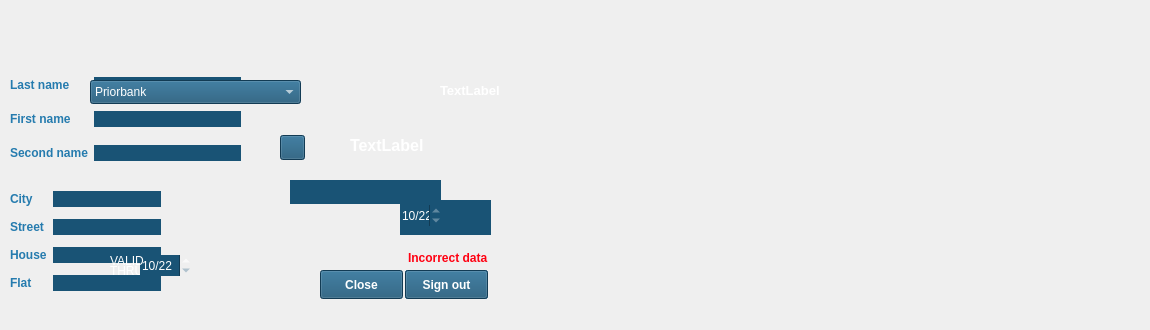
<?xml version="1.0" encoding="UTF-8"?>
<ui version="4.0">
 <class>Account_information</class>
 <widget class="QDialog" name="Account_information">
  <property name="geometry">
   <rect>
    <x>0</x>
    <y>0</y>
    <width>1150</width>
    <height>330</height>
   </rect>
  </property>
  <property name="windowTitle">
   <string>Dialog</string>
  </property>
  <widget class="QWidget" name="gridLayoutWidget">
   <property name="geometry">
    <rect>
     <x>10</x>
     <y>65</y>
     <width>231</width>
     <height>108</height>
    </rect>
   </property>
   <layout class="QGridLayout" name="gridLayout_FullName">
    <item row="1" column="1">
     <widget class="QLineEdit" name="lineEdit_firstName">
      <property name="styleSheet">
       <string notr="true">color: rgb(255, 255, 255);
selection-color: rgb(3, 224, 249);
selection-background-color: rgb(3, 224, 249);
gridline-color: rgb(25, 83, 117);
border-color: rgb(25, 83, 117);
background-color: rgb(25, 83, 117);</string>
      </property>
      <property name="frame">
       <bool>false</bool>
      </property>
      <property name="readOnly">
       <bool>true</bool>
      </property>
     </widget>
    </item>
    <item row="2" column="0">
     <widget class="QLabel" name="label_secondName">
      <property name="font">
       <font>
        <bold>true</bold>
       </font>
      </property>
      <property name="styleSheet">
       <string notr="true">color: rgb(37, 123, 174);</string>
      </property>
      <property name="text">
       <string>Second name</string>
      </property>
     </widget>
    </item>
    <item row="0" column="1">
     <widget class="QLineEdit" name="lineEdit_lastName">
      <property name="styleSheet">
       <string notr="true">color: rgb(255, 255, 255);
selection-color: rgb(3, 224, 249);
selection-background-color: rgb(3, 224, 249);
gridline-color: rgb(25, 83, 117);
border-color: rgb(25, 83, 117);
background-color: rgb(25, 83, 117);</string>
      </property>
      <property name="frame">
       <bool>false</bool>
      </property>
      <property name="readOnly">
       <bool>true</bool>
      </property>
     </widget>
    </item>
    <item row="1" column="0">
     <widget class="QLabel" name="label_firstName">
      <property name="font">
       <font>
        <bold>true</bold>
       </font>
      </property>
      <property name="styleSheet">
       <string notr="true">color: rgb(37, 123, 174);</string>
      </property>
      <property name="text">
       <string>First name</string>
      </property>
     </widget>
    </item>
    <item row="2" column="1">
     <widget class="QLineEdit" name="lineEdit_secondName">
      <property name="styleSheet">
       <string notr="true">color: rgb(255, 255, 255);
selection-color: rgb(3, 224, 249);
selection-background-color: rgb(3, 224, 249);
gridline-color: rgb(25, 83, 117);
border-color: rgb(25, 83, 117);
background-color: rgb(25, 83, 117);</string>
      </property>
      <property name="frame">
       <bool>false</bool>
      </property>
      <property name="readOnly">
       <bool>true</bool>
      </property>
     </widget>
    </item>
    <item row="0" column="0">
     <widget class="QLabel" name="label_lastName">
      <property name="font">
       <font>
        <bold>true</bold>
       </font>
      </property>
      <property name="styleSheet">
       <string notr="true">color: rgb(37, 123, 174);</string>
      </property>
      <property name="text">
       <string>Last name</string>
      </property>
     </widget>
    </item>
   </layout>
   <zorder>lineEdit_secondName</zorder>
   <zorder>lineEdit_firstName</zorder>
   <zorder>lineEdit_lastName</zorder>
   <zorder>label_secondName</zorder>
   <zorder>label_firstName</zorder>
   <zorder>label_lastName</zorder>
  </widget>
  <widget class="QLineEdit" name="lineEdit_pinCode">
   <property name="geometry">
    <rect>
     <x>400</x>
     <y>200</y>
     <width>91</width>
     <height>35</height>
    </rect>
   </property>
   <property name="sizeIncrement">
    <size>
     <width>0</width>
     <height>0</height>
    </size>
   </property>
   <property name="font">
    <font>
     <pointsize>26</pointsize>
     <italic>false</italic>
     <bold>false</bold>
     <kerning>true</kerning>
    </font>
   </property>
   <property name="styleSheet">
    <string notr="true">color: rgb(255, 255, 255);
selection-color: rgb(3, 224, 249);
selection-background-color: rgb(3, 224, 249);
gridline-color: rgb(25, 83, 117);
border-color: rgb(25, 83, 117);
background-color: rgb(25, 83, 117);</string>
   </property>
   <property name="maxLength">
    <number>4</number>
   </property>
   <property name="frame">
    <bool>false</bool>
   </property>
   <property name="echoMode">
    <enum>QLineEdit::Password</enum>
   </property>
   <property name="cursorPosition">
    <number>0</number>
   </property>
  </widget>
  <widget class="QLabel" name="label_pinCode_png">
   <property name="geometry">
    <rect>
     <x>400</x>
     <y>120</y>
     <width>91</width>
     <height>81</height>
    </rect>
   </property>
   <property name="text">
    <string/>
   </property>
   <property name="pixmap">
    <pixmap>pin-code.png</pixmap>
   </property>
   <property name="scaledContents">
    <bool>true</bool>
   </property>
  </widget>
  <widget class="QLabel" name="label_money">
   <property name="geometry">
    <rect>
     <x>350</x>
     <y>130</y>
     <width>131</width>
     <height>31</height>
    </rect>
   </property>
   <property name="font">
    <font>
     <pointsize>12</pointsize>
     <bold>true</bold>
    </font>
   </property>
   <property name="styleSheet">
    <string notr="true">color:rgb(255,255,255);</string>
   </property>
   <property name="text">
    <string>TextLabel</string>
   </property>
  </widget>
  <widget class="QLabel" name="label_logo_png">
   <property name="geometry">
    <rect>
     <x>0</x>
     <y>0</y>
     <width>120</width>
     <height>48</height>
    </rect>
   </property>
   <property name="text">
    <string/>
   </property>
   <property name="pixmap">
    <pixmap>logo.png</pixmap>
   </property>
   <property name="scaledContents">
    <bool>true</bool>
   </property>
  </widget>
  <widget class="QLabel" name="label_card_png">
   <property name="enabled">
    <bool>true</bool>
   </property>
   <property name="geometry">
    <rect>
     <x>10</x>
     <y>120</y>
     <width>301</width>
     <height>181</height>
    </rect>
   </property>
   <property name="text">
    <string/>
   </property>
   <property name="pixmap">
    <pixmap>credit_card(receiver).png</pixmap>
   </property>
   <property name="scaledContents">
    <bool>true</bool>
   </property>
   <property name="wordWrap">
    <bool>false</bool>
   </property>
  </widget>
  <widget class="QPushButton" name="pushButton_SignIn">
   <property name="geometry">
    <rect>
     <x>405</x>
     <y>270</y>
     <width>83</width>
     <height>29</height>
    </rect>
   </property>
   <property name="font">
    <font>
     <pointsize>9</pointsize>
     <bold>true</bold>
    </font>
   </property>
   <property name="cursor">
    <cursorShape>PointingHandCursor</cursorShape>
   </property>
   <property name="focusPolicy">
    <enum>Qt::StrongFocus</enum>
   </property>
   <property name="styleSheet">
    <string notr="true">color: rgb(255, 255, 255);
border-color: rgb(25, 83, 117);
background-color: rgb(25, 83, 117);</string>
   </property>
   <property name="text">
    <string>Sign in</string>
   </property>
   <property name="checkable">
    <bool>false</bool>
   </property>
   <property name="checked">
    <bool>false</bool>
   </property>
  </widget>
  <widget class="QWidget" name="gridLayoutWidget_2">
   <property name="geometry">
    <rect>
     <x>10</x>
     <y>185</y>
     <width>151</width>
     <height>116</height>
    </rect>
   </property>
   <layout class="QGridLayout" name="gridLayout_Adress">
    <item row="0" column="1">
     <widget class="QLineEdit" name="lineEdit_city">
      <property name="styleSheet">
       <string notr="true">color: rgb(255, 255, 255);
selection-color: rgb(3, 224, 249);
selection-background-color: rgb(3, 224, 249);
gridline-color: rgb(25, 83, 117);
border-color: rgb(25, 83, 117);
background-color: rgb(25, 83, 117);</string>
      </property>
      <property name="frame">
       <bool>false</bool>
      </property>
      <property name="readOnly">
       <bool>true</bool>
      </property>
     </widget>
    </item>
    <item row="3" column="1">
     <widget class="QLineEdit" name="lineEdit_flat">
      <property name="styleSheet">
       <string notr="true">color: rgb(255, 255, 255);
selection-color: rgb(3, 224, 249);
selection-background-color: rgb(3, 224, 249);
gridline-color: rgb(25, 83, 117);
border-color: rgb(25, 83, 117);
background-color: rgb(25, 83, 117);</string>
      </property>
      <property name="frame">
       <bool>false</bool>
      </property>
      <property name="readOnly">
       <bool>true</bool>
      </property>
     </widget>
    </item>
    <item row="1" column="1">
     <widget class="QLineEdit" name="lineEdit_street">
      <property name="styleSheet">
       <string notr="true">color: rgb(255, 255, 255);
selection-color: rgb(3, 224, 249);
selection-background-color: rgb(3, 224, 249);
gridline-color: rgb(25, 83, 117);
border-color: rgb(25, 83, 117);
background-color: rgb(25, 83, 117);</string>
      </property>
      <property name="frame">
       <bool>false</bool>
      </property>
      <property name="readOnly">
       <bool>true</bool>
      </property>
     </widget>
    </item>
    <item row="2" column="1">
     <widget class="QLineEdit" name="lineEdit_house">
      <property name="styleSheet">
       <string notr="true">color: rgb(255, 255, 255);
selection-color: rgb(3, 224, 249);
selection-background-color: rgb(3, 224, 249);
gridline-color: rgb(25, 83, 117);
border-color: rgb(25, 83, 117);
background-color: rgb(25, 83, 117);</string>
      </property>
      <property name="frame">
       <bool>false</bool>
      </property>
      <property name="readOnly">
       <bool>true</bool>
      </property>
     </widget>
    </item>
    <item row="0" column="0">
     <widget class="QLabel" name="label_city">
      <property name="font">
       <font>
        <bold>true</bold>
       </font>
      </property>
      <property name="styleSheet">
       <string notr="true">color: rgb(37, 123, 174);</string>
      </property>
      <property name="text">
       <string>City</string>
      </property>
     </widget>
    </item>
    <item row="1" column="0">
     <widget class="QLabel" name="label_street">
      <property name="font">
       <font>
        <bold>true</bold>
       </font>
      </property>
      <property name="styleSheet">
       <string notr="true">color: rgb(37, 123, 174);</string>
      </property>
      <property name="text">
       <string>Street</string>
      </property>
     </widget>
    </item>
    <item row="2" column="0">
     <widget class="QLabel" name="label_house">
      <property name="font">
       <font>
        <bold>true</bold>
       </font>
      </property>
      <property name="styleSheet">
       <string notr="true">color: rgb(37, 123, 174);</string>
      </property>
      <property name="text">
       <string>House</string>
      </property>
     </widget>
    </item>
    <item row="3" column="0">
     <widget class="QLabel" name="label_flat">
      <property name="font">
       <font>
        <bold>true</bold>
       </font>
      </property>
      <property name="styleSheet">
       <string notr="true">color: rgb(37, 123, 174);</string>
      </property>
      <property name="text">
       <string>Flat</string>
      </property>
     </widget>
    </item>
   </layout>
  </widget>
  <widget class="QPushButton" name="pushButton_Close">
   <property name="geometry">
    <rect>
     <x>320</x>
     <y>270</y>
     <width>83</width>
     <height>29</height>
    </rect>
   </property>
   <property name="font">
    <font>
     <pointsize>9</pointsize>
     <bold>true</bold>
    </font>
   </property>
   <property name="cursor">
    <cursorShape>PointingHandCursor</cursorShape>
   </property>
   <property name="mouseTracking">
    <bool>false</bool>
   </property>
   <property name="focusPolicy">
    <enum>Qt::StrongFocus</enum>
   </property>
   <property name="styleSheet">
    <string notr="true">color: rgb(255, 255, 255);
border-color: rgb(25, 83, 117);
background-color: rgb(25, 83, 117);</string>
   </property>
   <property name="text">
    <string>Close</string>
   </property>
   <property name="checkable">
    <bool>false</bool>
   </property>
   <property name="checked">
    <bool>false</bool>
   </property>
  </widget>
  <widget class="QLineEdit" name="lineEdit_cardNumber_info">
   <property name="geometry">
    <rect>
     <x>290</x>
     <y>180</y>
     <width>151</width>
     <height>24</height>
    </rect>
   </property>
   <property name="font">
    <font>
     <pointsize>10</pointsize>
     <bold>true</bold>
    </font>
   </property>
   <property name="styleSheet">
    <string notr="true">color: rgb(255, 255, 255);
selection-color: rgb(3, 224, 249);
selection-background-color: rgb(3, 224, 249);
gridline-color: rgb(25, 83, 117);
border-color: rgb(25, 83, 117);
background-color: rgb(25, 83, 117);</string>
   </property>
   <property name="text">
    <string/>
   </property>
   <property name="frame">
    <bool>false</bool>
   </property>
   <property name="readOnly">
    <bool>true</bool>
   </property>
  </widget>
  <widget class="QLabel" name="label_bankLogo_png">
   <property name="geometry">
    <rect>
     <x>10</x>
     <y>60</y>
     <width>81</width>
     <height>61</height>
    </rect>
   </property>
   <property name="text">
    <string/>
   </property>
   <property name="pixmap">
    <pixmap>bankLogo.png</pixmap>
   </property>
   <property name="scaledContents">
    <bool>true</bool>
   </property>
  </widget>
  <widget class="QDateEdit" name="dateEdit_cardDate_info">
   <property name="geometry">
    <rect>
     <x>400</x>
     <y>205</y>
     <width>41</width>
     <height>21</height>
    </rect>
   </property>
   <property name="cursor">
    <cursorShape>PointingHandCursor</cursorShape>
   </property>
   <property name="focusPolicy">
    <enum>Qt::WheelFocus</enum>
   </property>
   <property name="styleSheet">
    <string notr="true">font: 10pt &quot;Segoe UI&quot;;
color: rgb(255, 255, 255);
selection-color: rgb(3, 224, 249);
selection-background-color: rgb(3, 224, 249);
selection-color: rgb(25, 83, 117);
gridline-color: rgb(25, 83, 117);
border-color: rgb(25, 83, 117);
background-color: rgb(25, 83, 117);</string>
   </property>
   <property name="inputMethodHints">
    <set>Qt::ImhPreferNumbers</set>
   </property>
   <property name="wrapping">
    <bool>false</bool>
   </property>
   <property name="frame">
    <bool>false</bool>
   </property>
   <property name="readOnly">
    <bool>true</bool>
   </property>
   <property name="accelerated">
    <bool>false</bool>
   </property>
   <property name="correctionMode">
    <enum>QAbstractSpinBox::CorrectToPreviousValue</enum>
   </property>
   <property name="showGroupSeparator" stdset="0">
    <bool>false</bool>
   </property>
   <property name="dateTime">
    <datetime>
     <hour>0</hour>
     <minute>0</minute>
     <second>0</second>
     <year>2022</year>
     <month>10</month>
     <day>14</day>
    </datetime>
   </property>
   <property name="maximumDateTime">
    <datetime>
     <hour>23</hour>
     <minute>59</minute>
     <second>59</second>
     <year>2032</year>
     <month>12</month>
     <day>31</day>
    </datetime>
   </property>
   <property name="minimumDateTime">
    <datetime>
     <hour>0</hour>
     <minute>0</minute>
     <second>0</second>
     <year>2022</year>
     <month>10</month>
     <day>14</day>
    </datetime>
   </property>
   <property name="minimumDate">
    <date>
     <year>2022</year>
     <month>10</month>
     <day>14</day>
    </date>
   </property>
   <property name="displayFormat">
    <string>MM/yy</string>
   </property>
   <property name="calendarPopup">
    <bool>false</bool>
   </property>
   <property name="currentSectionIndex">
    <number>0</number>
   </property>
  </widget>
  <widget class="QLabel" name="label_bankName">
   <property name="geometry">
    <rect>
     <x>440</x>
     <y>80</y>
     <width>91</width>
     <height>21</height>
    </rect>
   </property>
   <property name="font">
    <font>
     <pointsize>10</pointsize>
     <bold>true</bold>
    </font>
   </property>
   <property name="styleSheet">
    <string notr="true">color:rgb(255,255,255);</string>
   </property>
   <property name="text">
    <string>TextLabel</string>
   </property>
  </widget>
  <widget class="QComboBox" name="comboBox_chooseBank">
   <property name="geometry">
    <rect>
     <x>90</x>
     <y>80</y>
     <width>211</width>
     <height>24</height>
    </rect>
   </property>
   <property name="styleSheet">
    <string notr="true">font: 13pt &quot;Segoe UI&quot;;
color: rgb(255, 255, 255);
gridline-color: rgb(25, 83, 117);
border-color: rgb(25, 83, 117);
background-color: rgb(25, 83, 117);
</string>
   </property>
   <item>
    <property name="text">
     <string>Priorbank</string>
    </property>
   </item>
   <item>
    <property name="text">
     <string>Alfabank</string>
    </property>
   </item>
   <item>
    <property name="text">
     <string>Belarusbank</string>
    </property>
   </item>
  </widget>
  <widget class="QPushButton" name="pushButton_SignOut">
   <property name="geometry">
    <rect>
     <x>405</x>
     <y>270</y>
     <width>83</width>
     <height>29</height>
    </rect>
   </property>
   <property name="font">
    <font>
     <pointsize>9</pointsize>
     <bold>true</bold>
    </font>
   </property>
   <property name="cursor">
    <cursorShape>PointingHandCursor</cursorShape>
   </property>
   <property name="focusPolicy">
    <enum>Qt::StrongFocus</enum>
   </property>
   <property name="styleSheet">
    <string notr="true">color: rgb(255, 255, 255);
border-color: rgb(25, 83, 117);
background-color: rgb(25, 83, 117);</string>
   </property>
   <property name="text">
    <string>Sign out</string>
   </property>
   <property name="checkable">
    <bool>false</bool>
   </property>
   <property name="checked">
    <bool>false</bool>
   </property>
  </widget>
  <widget class="QLabel" name="date_label_3">
   <property name="geometry">
    <rect>
     <x>110</x>
     <y>260</y>
     <width>41</width>
     <height>21</height>
    </rect>
   </property>
   <property name="styleSheet">
    <string notr="true">color: rgb(255, 255, 255);
font: 7pt &quot;Segoe UI&quot;;</string>
   </property>
   <property name="text">
    <string>THRU</string>
   </property>
  </widget>
  <widget class="QLabel" name="label_cardInfo_png">
   <property name="geometry">
    <rect>
     <x>260</x>
     <y>65</y>
     <width>281</width>
     <height>171</height>
    </rect>
   </property>
   <property name="text">
    <string/>
   </property>
   <property name="pixmap">
    <pixmap>credit_card(receiver).png</pixmap>
   </property>
   <property name="scaledContents">
    <bool>true</bool>
   </property>
  </widget>
  <widget class="QDateEdit" name="dateEdit_cardDate">
   <property name="geometry">
    <rect>
     <x>140</x>
     <y>255</y>
     <width>51</width>
     <height>21</height>
    </rect>
   </property>
   <property name="cursor">
    <cursorShape>PointingHandCursor</cursorShape>
   </property>
   <property name="focusPolicy">
    <enum>Qt::WheelFocus</enum>
   </property>
   <property name="styleSheet">
    <string notr="true">font: 13pt &quot;Segoe UI&quot;;
color: rgb(255, 255, 255);
selection-color: rgb(3, 224, 249);
selection-background-color: rgb(3, 224, 249);
selection-color: rgb(25, 83, 117);
gridline-color: rgb(25, 83, 117);
border-color: rgb(25, 83, 117);
background-color: rgb(25, 83, 117);</string>
   </property>
   <property name="inputMethodHints">
    <set>Qt::ImhPreferNumbers</set>
   </property>
   <property name="wrapping">
    <bool>false</bool>
   </property>
   <property name="frame">
    <bool>false</bool>
   </property>
   <property name="readOnly">
    <bool>false</bool>
   </property>
   <property name="accelerated">
    <bool>false</bool>
   </property>
   <property name="correctionMode">
    <enum>QAbstractSpinBox::CorrectToPreviousValue</enum>
   </property>
   <property name="showGroupSeparator" stdset="0">
    <bool>false</bool>
   </property>
   <property name="dateTime">
    <datetime>
     <hour>0</hour>
     <minute>0</minute>
     <second>0</second>
     <year>2022</year>
     <month>10</month>
     <day>14</day>
    </datetime>
   </property>
   <property name="maximumDateTime">
    <datetime>
     <hour>23</hour>
     <minute>59</minute>
     <second>59</second>
     <year>2032</year>
     <month>12</month>
     <day>31</day>
    </datetime>
   </property>
   <property name="minimumDateTime">
    <datetime>
     <hour>0</hour>
     <minute>0</minute>
     <second>0</second>
     <year>2022</year>
     <month>10</month>
     <day>14</day>
    </datetime>
   </property>
   <property name="minimumDate">
    <date>
     <year>2022</year>
     <month>10</month>
     <day>14</day>
    </date>
   </property>
   <property name="displayFormat">
    <string>MM/yy</string>
   </property>
   <property name="calendarPopup">
    <bool>false</bool>
   </property>
   <property name="currentSectionIndex">
    <number>0</number>
   </property>
  </widget>
  <widget class="QLabel" name="date_label_1">
   <property name="geometry">
    <rect>
     <x>110</x>
     <y>250</y>
     <width>41</width>
     <height>21</height>
    </rect>
   </property>
   <property name="styleSheet">
    <string notr="true">color: rgb(255, 255, 255);
font: 7pt &quot;Segoe UI&quot;;</string>
   </property>
   <property name="text">
    <string>VALID</string>
   </property>
  </widget>
  <widget class="QPushButton" name="pushButton_Refresh">
   <property name="geometry">
    <rect>
     <x>280</x>
     <y>135</y>
     <width>25</width>
     <height>25</height>
    </rect>
   </property>
   <property name="cursor">
    <cursorShape>PointingHandCursor</cursorShape>
   </property>
   <property name="styleSheet">
    <string notr="true">color: rgb(255, 255, 255);
border-color: rgb(25, 83, 117);
background-color: rgb(25, 83, 117);</string>
   </property>
   <property name="text">
    <string/>
   </property>
   <property name="icon">
    <iconset>
     <normaloff>refresh.png</normaloff>refresh.png</iconset>
   </property>
   <property name="iconSize">
    <size>
     <width>20</width>
     <height>20</height>
    </size>
   </property>
  </widget>
  <widget class="QLabel" name="label_incorrectData">
   <property name="geometry">
    <rect>
     <x>408</x>
     <y>250</y>
     <width>81</width>
     <height>16</height>
    </rect>
   </property>
   <property name="font">
    <font>
     <bold>true</bold>
    </font>
   </property>
   <property name="styleSheet">
    <string notr="true">color: rgb(255, 0, 17);</string>
   </property>
   <property name="text">
    <string>Incorrect data</string>
   </property>
  </widget>
  <zorder>label_cardInfo_png</zorder>
  <zorder>gridLayoutWidget</zorder>
  <zorder>lineEdit_pinCode</zorder>
  <zorder>label_pinCode_png</zorder>
  <zorder>label_money</zorder>
  <zorder>label_logo_png</zorder>
  <zorder>label_card_png</zorder>
  <zorder>pushButton_SignIn</zorder>
  <zorder>gridLayoutWidget_2</zorder>
  <zorder>pushButton_Close</zorder>
  <zorder>lineEdit_cardNumber_info</zorder>
  <zorder>label_bankLogo_png</zorder>
  <zorder>dateEdit_cardDate_info</zorder>
  <zorder>label_bankName</zorder>
  <zorder>comboBox_chooseBank</zorder>
  <zorder>pushButton_SignOut</zorder>
  <zorder>date_label_3</zorder>
  <zorder>dateEdit_cardDate</zorder>
  <zorder>date_label_1</zorder>
  <zorder>pushButton_Refresh</zorder>
  <zorder>label_incorrectData</zorder>
 </widget>
 <resources/>
 <connections/>
</ui>
